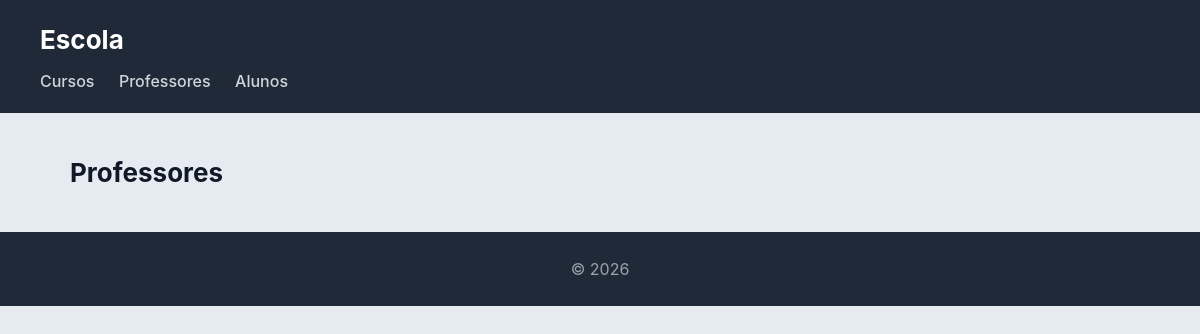
The page /escola/professores/ on the database as committed earlier.
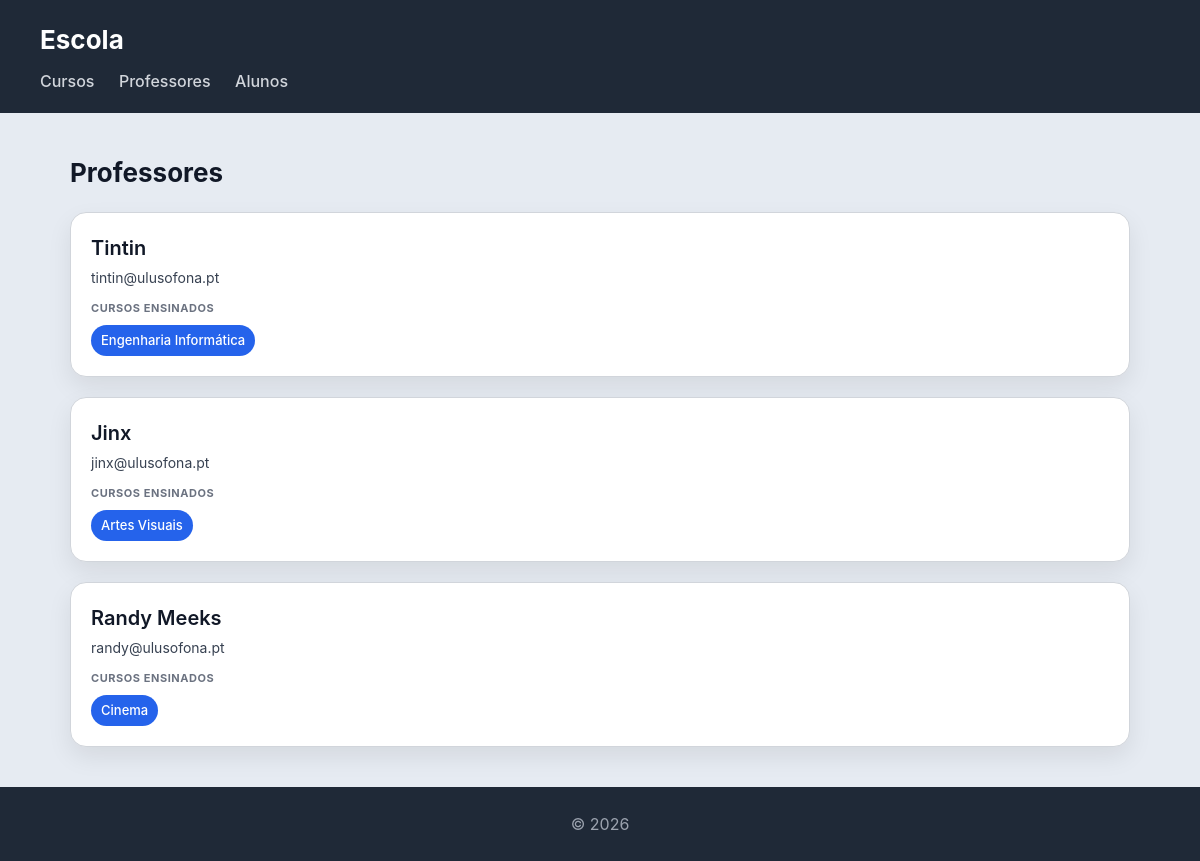
The same page on the database as committed later.
### escola_online/models.py (models this page shows, shortened)
class Professor(models.Model):
    nome = models.CharField(max_length=100)
    email = models.EmailField()

class Curso(models.Model):
    nome = models.CharField(max_length=100)
    imagem = models.ImageField(upload_to='cursos/')
    professor = models.ForeignKey(Professor, on_delete=models.CASCADE, related_name='cursos')
    alunos = models.ManyToManyField(Aluno, related_name='cursos')

### escola_online/views.py (the view)
# urls.py: path('professores/', views.professores_view, name="professores"),
def professores_view(request):
    professores = Professor.objects.prefetch_related('cursos__alunos').all()
    return render(request, 'escola/professores.html', {'professores': professores})

### escola_online/templates/escola/professores.html
{% extends "escola/base.html" %}
{% block content %}
<h2>Professores</h2>
<section>
    {% for professor in professores %}
    <article>
        <header>
            <h3>{{ professor.nome }}</h3>
            <p>{{ professor.email }}</p>
        </header>
        {% if professor.cursos.all %}
        <section>
            <h4>Cursos ensinados</h4>
            <ul>
                {% for curso in professor.cursos.all %}
                <li>{{ curso.nome }}</li>
                {% endfor %}
            </ul>
        </section>
        {% else %}
            <p>Sem cursos associados.</p>
        {% endif %}
    </article>
    {% endfor %}
</section>
{% endblock %}

Rows that differ between the two databases and show on the page:
added Professor: nome "Tintin", email "tintin@ulusofona.pt"
added Curso: nome "Engenharia Informática", shown under "Tintin"
added Professor: nome "Jinx", email "jinx@ulusofona.pt"
added Curso: nome "Artes Visuais", shown under "Jinx"
added Professor: nome "Randy Meeks", email "randy@ulusofona.pt"
added Curso: nome "Cinema", shown under "Randy Meeks"
